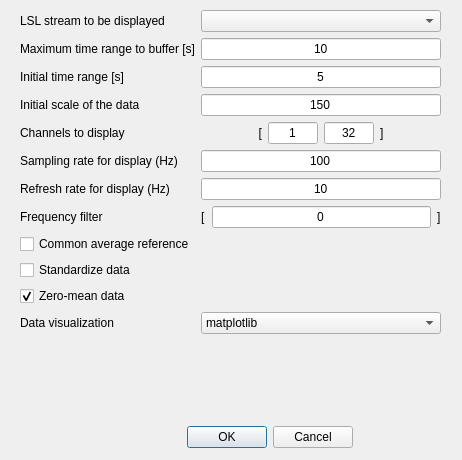
<?xml version="1.0" encoding="UTF-8"?>
<ui version="4.0">
 <class>Dialog</class>
 <widget class="QDialog" name="Dialog">
  <property name="windowModality">
   <enum>Qt::WindowModal</enum>
  </property>
  <property name="geometry">
   <rect>
    <x>0</x>
    <y>0</y>
    <width>462</width>
    <height>460</height>
   </rect>
  </property>
  <property name="sizePolicy">
   <sizepolicy hsizetype="Fixed" vsizetype="Fixed">
    <horstretch>0</horstretch>
    <verstretch>0</verstretch>
   </sizepolicy>
  </property>
  <property name="minimumSize">
   <size>
    <width>462</width>
    <height>460</height>
   </size>
  </property>
  <property name="maximumSize">
   <size>
    <width>462</width>
    <height>460</height>
   </size>
  </property>
  <property name="windowTitle">
   <string>Stream visualizer</string>
  </property>
  <property name="locale">
   <locale language="English" country="UnitedStates"/>
  </property>
  <widget class="QDialogButtonBox" name="buttonBox">
   <property name="geometry">
    <rect>
     <x>120</x>
     <y>420</y>
     <width>233</width>
     <height>34</height>
    </rect>
   </property>
   <property name="orientation">
    <enum>Qt::Horizontal</enum>
   </property>
   <property name="standardButtons">
    <set>QDialogButtonBox::Cancel|QDialogButtonBox::Ok</set>
   </property>
  </widget>
  <widget class="QWidget" name="formLayoutWidget">
   <property name="geometry">
    <rect>
     <x>20</x>
     <y>10</y>
     <width>421</width>
     <height>399</height>
    </rect>
   </property>
   <layout class="QFormLayout" name="formLayout">
    <item row="0" column="0">
     <widget class="QLabel" name="label_lslStream">
      <property name="text">
       <string>LSL stream to be displayed</string>
      </property>
     </widget>
    </item>
    <item row="0" column="1">
     <widget class="QComboBox" name="comboBox_lslStream"/>
    </item>
    <item row="1" column="0">
     <widget class="QLabel" name="label_maxTimeRange">
      <property name="text">
       <string>Maximum time range to buffer [s]</string>
      </property>
     </widget>
    </item>
    <item row="1" column="1">
     <widget class="QLineEdit" name="lineEdit_maxTimeRange">
      <property name="text">
       <string>10</string>
      </property>
      <property name="alignment">
       <set>Qt::AlignCenter</set>
      </property>
     </widget>
    </item>
    <item row="2" column="0">
     <widget class="QLabel" name="label_initTimeRange">
      <property name="text">
       <string>Initial time range [s]</string>
      </property>
     </widget>
    </item>
    <item row="2" column="1">
     <widget class="QLineEdit" name="lineEdit_initTimeRange">
      <property name="text">
       <string>5</string>
      </property>
      <property name="alignment">
       <set>Qt::AlignCenter</set>
      </property>
     </widget>
    </item>
    <item row="3" column="0">
     <widget class="QLabel" name="label_initDataScale">
      <property name="text">
       <string>Initial scale of the data</string>
      </property>
     </widget>
    </item>
    <item row="3" column="1">
     <widget class="QLineEdit" name="lineEdit_initDataScale">
      <property name="text">
       <string>150</string>
      </property>
      <property name="alignment">
       <set>Qt::AlignCenter</set>
      </property>
     </widget>
    </item>
    <item row="4" column="0">
     <widget class="QLabel" name="label_channels">
      <property name="text">
       <string>Channels to display</string>
      </property>
     </widget>
    </item>
    <item row="4" column="1">
     <layout class="QHBoxLayout" name="horizontalLayout">
      <item>
       <widget class="QLabel" name="bracket1_chan">
        <property name="text">
         <string>[</string>
        </property>
        <property name="alignment">
         <set>Qt::AlignRight|Qt::AlignTrailing|Qt::AlignVCenter</set>
        </property>
       </widget>
      </item>
      <item>
       <widget class="QLineEdit" name="lineEdit_channelMin">
        <property name="maximumSize">
         <size>
          <width>50</width>
          <height>16777215</height>
         </size>
        </property>
        <property name="text">
         <string>1</string>
        </property>
        <property name="alignment">
         <set>Qt::AlignCenter</set>
        </property>
       </widget>
      </item>
      <item>
       <widget class="QLineEdit" name="lineEdit_channelMax">
        <property name="maximumSize">
         <size>
          <width>50</width>
          <height>16777215</height>
         </size>
        </property>
        <property name="text">
         <string>32</string>
        </property>
        <property name="alignment">
         <set>Qt::AlignCenter</set>
        </property>
       </widget>
      </item>
      <item>
       <widget class="QLabel" name="bracket2_chan">
        <property name="text">
         <string>]</string>
        </property>
       </widget>
      </item>
     </layout>
    </item>
    <item row="5" column="0">
     <widget class="QLabel" name="label_samplingRate">
      <property name="text">
       <string>Sampling rate for display (Hz)</string>
      </property>
     </widget>
    </item>
    <item row="5" column="1">
     <widget class="QLineEdit" name="lineEdit_samplingRate">
      <property name="text">
       <string>100</string>
      </property>
      <property name="alignment">
       <set>Qt::AlignCenter</set>
      </property>
     </widget>
    </item>
    <item row="6" column="0">
     <widget class="QLabel" name="label_refreshRate">
      <property name="text">
       <string>Refresh rate for display (Hz)</string>
      </property>
     </widget>
    </item>
    <item row="6" column="1">
     <widget class="QLineEdit" name="lineEdit_refreshRate">
      <property name="text">
       <string>10</string>
      </property>
      <property name="alignment">
       <set>Qt::AlignCenter</set>
      </property>
     </widget>
    </item>
    <item row="7" column="0">
     <widget class="QLabel" name="label_freqFilter">
      <property name="text">
       <string>Frequency filter</string>
      </property>
     </widget>
    </item>
    <item row="7" column="1">
     <layout class="QHBoxLayout" name="horizontalLayout_2">
      <item>
       <widget class="QLabel" name="bracket1_fqfilter">
        <property name="text">
         <string>[</string>
        </property>
       </widget>
      </item>
      <item>
       <widget class="QLineEdit" name="lineEdit_freqFilter">
        <property name="text">
         <string>0</string>
        </property>
        <property name="alignment">
         <set>Qt::AlignCenter</set>
        </property>
       </widget>
      </item>
      <item>
       <widget class="QLabel" name="bracket2_fqfilter">
        <property name="text">
         <string>]</string>
        </property>
       </widget>
      </item>
     </layout>
    </item>
    <item row="8" column="0" colspan="2">
     <widget class="QCheckBox" name="checkBox_commonAverage">
      <property name="text">
       <string>Common average reference</string>
      </property>
     </widget>
    </item>
    <item row="9" column="0">
     <widget class="QCheckBox" name="checkBox_standardize">
      <property name="text">
       <string>Standardize data</string>
      </property>
     </widget>
    </item>
    <item row="10" column="0">
     <widget class="QCheckBox" name="checkBox_zeroMean">
      <property name="text">
       <string>Zero-mean data</string>
      </property>
      <property name="checked">
       <bool>true</bool>
      </property>
     </widget>
    </item>
    <item row="11" column="0">
     <widget class="QLabel" name="label_plotLib">
      <property name="text">
       <string>Data visualization</string>
      </property>
     </widget>
    </item>
    <item row="11" column="1">
     <widget class="QComboBox" name="comboBox_plotLib">
      <item>
       <property name="text">
        <string>matplotlib</string>
       </property>
      </item>
      <item>
       <property name="text">
        <string>pyqtgraph</string>
       </property>
      </item>
     </widget>
    </item>
   </layout>
  </widget>
 </widget>
 <resources/>
 <connections>
  <connection>
   <sender>buttonBox</sender>
   <signal>accepted()</signal>
   <receiver>Dialog</receiver>
   <slot>accept()</slot>
   <hints>
    <hint type="sourcelabel">
     <x>248</x>
     <y>254</y>
    </hint>
    <hint type="destinationlabel">
     <x>157</x>
     <y>274</y>
    </hint>
   </hints>
  </connection>
  <connection>
   <sender>buttonBox</sender>
   <signal>rejected()</signal>
   <receiver>Dialog</receiver>
   <slot>reject()</slot>
   <hints>
    <hint type="sourcelabel">
     <x>316</x>
     <y>260</y>
    </hint>
    <hint type="destinationlabel">
     <x>286</x>
     <y>274</y>
    </hint>
   </hints>
  </connection>
 </connections>
</ui>
